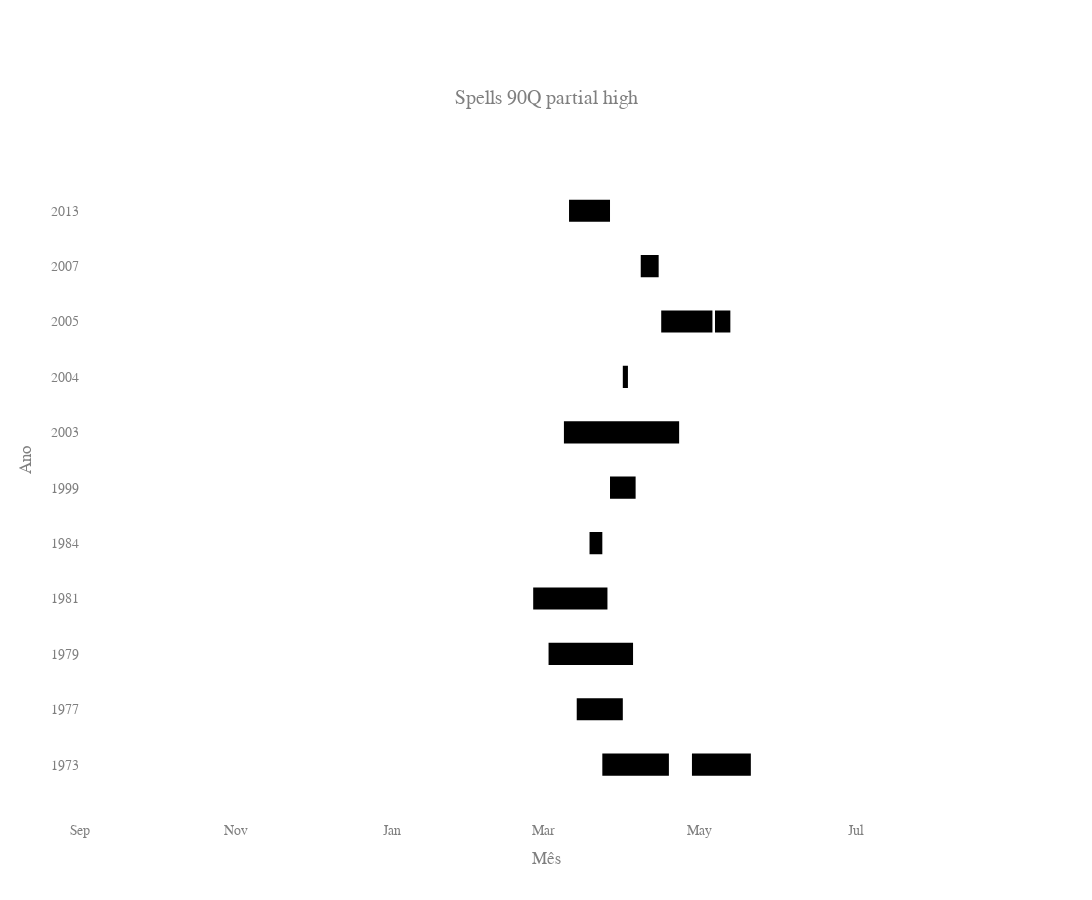

The notebook cell this image was saved under:
### Code cell
fig_spells_scenery_90q, fig_data_spells_scenery_90q = partial_high_scenery_90q.plot_spells(title="Spells 90Q partial high")
py.offline.iplot(fig_spells_scenery_90q)

### Figure 1 — Plotly figure (JSON) as saved in the notebook; plotly's stock layout.template omitted (floating-point values rounded to 4 significant figures)
{"data": [{"fill": "toself", "fillcolor": "rgb(0, 0, 0)", "hoverinfo": "name", "legendgroup": "rgb(0, 0, 0)", "mode": "none", "name": "1973", "type": "scatter", "x": ["1999-03-11T00:00:00", "1999-03-27T00:00:00", "1999-03-27T00:00:00", "1999-03-11T00:00:00", "1999-03-11T00:00:00", "1999-04-08T00:00:00", "1999-04-15T00:00:00", "1999-04-15T00:00:00", "1999-04-08T00:00:00", "1999-04-08T00:00:00", "1999-04-16T00:00:00", "1999-05-06T00:00:00", "1999-05-06T00:00:00", "1999-04-16T00:00:00", "1999-04-16T00:00:00", "1999-05-07T00:00:00", "1999-05-13T00:00:00", "1999-05-13T00:00:00", "1999-05-07T00:00:00", "1999-05-07T00:00:00", "1999-04-01T00:00:00", "1999-04-03T00:00:00", "1999-04-03T00:00:00", "1999-04-01T00:00:00", "1999-04-01T00:00:00", "1999-03-09T00:00:00", "1999-04-23T00:00:00", "1999-04-23T00:00:00", "1999-03-09T00:00:00", "1999-03-09T00:00:00", "1999-03-27T00:00:00", "1999-04-06T00:00:00", "1999-04-06T00:00:00", "1999-03-27T00:00:00", "1999-03-27T00:00:00", "1999-03-19T00:00:00", "1999-03-24T00:00:00", "1999-03-24T00:00:00", "1999-03-19T00:00:00", "1999-03-19T00:00:00", "1999-02-25T00:00:00", "1999-03-26T00:00:00", "1999-03-26T00:00:00", "1999-02-25T00:00:00", "1999-02-25T00:00:00", "1999-03-03T00:00:00", "1999-04-05T00:00:00", "1999-04-05T00:00:00", "1999-03-03T00:00:00", "1999-03-03T00:00:00", "1999-03-14T00:00:00", "1999-04-01T00:00:00", "1999-04-01T00:00:00", "1999-03-14T00:00:00", "1999-03-14T00:00:00", "1999-03-24T00:00:00", "1999-04-19T00:00:00", "1999-04-19T00:00:00", "1999-03-24T00:00:00", "1999-03-24T00:00:00", "1999-04-28T00:00:00", "1999-05-21T00:00:00", "1999-05-21T00:00:00", "1999-04-28T00:00:00"], "y": [9.8, 9.8, 10.2, 10.2, null, 8.8, 8.8, 9.2, 9.2, null, 7.8, 7.8, 8.2, 8.2, null, 7.8, 7.8, 8.2, 8.2, null, 6.8, 6.8, 7.2, 7.2, null, 5.8, 5.8, 6.2, 6.2, null, 4.8, 4.8, 5.2, 5.2, null, 3.8, 3.8, 4.2, 4.2, null, 2.8, 2.8, 3.2, 3.2, null, 1.8, 1.8, 2.2, 2.2, null, 0.8, 0.8, 1.2, 1.2, null, -0.2, -0.2, 0.2, 0.2, null, -0.2, -0.2, 0.2, 0.2]}, {"legendgroup": "rgb(0, 0, 0)", "marker": {"color": "rgb(0, 0, 0)", "opacity": 0, "size": 1}, "mode": "markers", "name": "", "showlegend": false, "text": [null, null, null, null, null, null, null, null, null, null, null, null, null, null, null, null, null, null, null, null, null, null, null, null, null, null], "type": "scatter", "x": ["1999-03-11T00:00:00", "1999-03-27T00:00:00", "1999-04-08T00:00:00", "1999-04-15T00:00:00", "1999-04-16T00:00:00", "1999-05-06T00:00:00", "1999-05-07T00:00:00", "1999-05-13T00:00:00", "1999-04-01T00:00:00", "1999-04-03T00:00:00", "1999-03-09T00:00:00", "1999-04-23T00:00:00", "1999-03-27T00:00:00", "1999-04-06T00:00:00", "1999-03-19T00:00:00", "1999-03-24T00:00:00", "1999-02-25T00:00:00", "1999-03-26T00:00:00", "1999-03-03T00:00:00", "1999-04-05T00:00:00", "1999-03-14T00:00:00", "1999-04-01T00:00:00", "1999-03-24T00:00:00", "1999-04-19T00:00:00", "1999-04-28T00:00:00", "1999-05-21T00:00:00"], "y": [10, 10, 9, 9, 8, 8, 8, 8, 7, 7, 6, 6, 5, 5, 4, 4, 3, 3, 2, 2, 1, 1, 0, 0, 0, 0]}], "layout": {"autosize": true, "font": {"color": "#7f7f7f", "family": "Courier New, monospace", "size": 14}, "height": 900, "hovermode": "closest", "plot_bgcolor": "rgba(0, 0, 0, 0)", "showlegend": false, "title": {"font": {"color": "#7f7f7f", "family": "Courier New, monospace", "size": 20}, "text": "Spells 90Q partial high", "x": 0.5, "xanchor": "center", "y": 0.9, "yanchor": "top"}, "width": 1200, "xaxis": {"range": ["1998-09-01T00:00:00", "1999-08-31T00:00:00"], "showgrid": false, "tickformat": "%b", "title": {"text": "Mês"}, "type": "date", "zeroline": false}, "yaxis": {"autorange": false, "range": [-1, 12], "showgrid": false, "ticktext": [1973, 1977, 1979, 1981, 1984, 1999, 2003, 2004, 2005, 2007, 2013], "tickvals": [0, 1, 2, 3, 4, 5, 6, 7, 8, 9, 10], "title": {"text": "Ano"}, "type": "linear", "zeroline": false}}}
